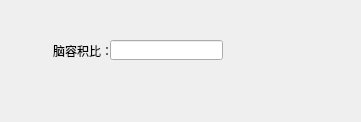
<?xml version="1.0" encoding="UTF-8"?>
<ui version="4.0">
 <class>de</class>
 <widget class="QWidget" name="de">
  <property name="geometry">
   <rect>
    <x>0</x>
    <y>0</y>
    <width>361</width>
    <height>122</height>
   </rect>
  </property>
  <property name="windowTitle">
   <string>Form</string>
  </property>
  <widget class="QLineEdit" name="de_lineEdit">
   <property name="geometry">
    <rect>
     <x>110</x>
     <y>40</y>
     <width>113</width>
     <height>20</height>
    </rect>
   </property>
  </widget>
  <widget class="QLabel" name="de_label">
   <property name="geometry">
    <rect>
     <x>53</x>
     <y>40</y>
     <width>71</width>
     <height>21</height>
    </rect>
   </property>
   <property name="text">
    <string>脑容积比：</string>
   </property>
  </widget>
 </widget>
 <resources/>
 <connections/>
</ui>
